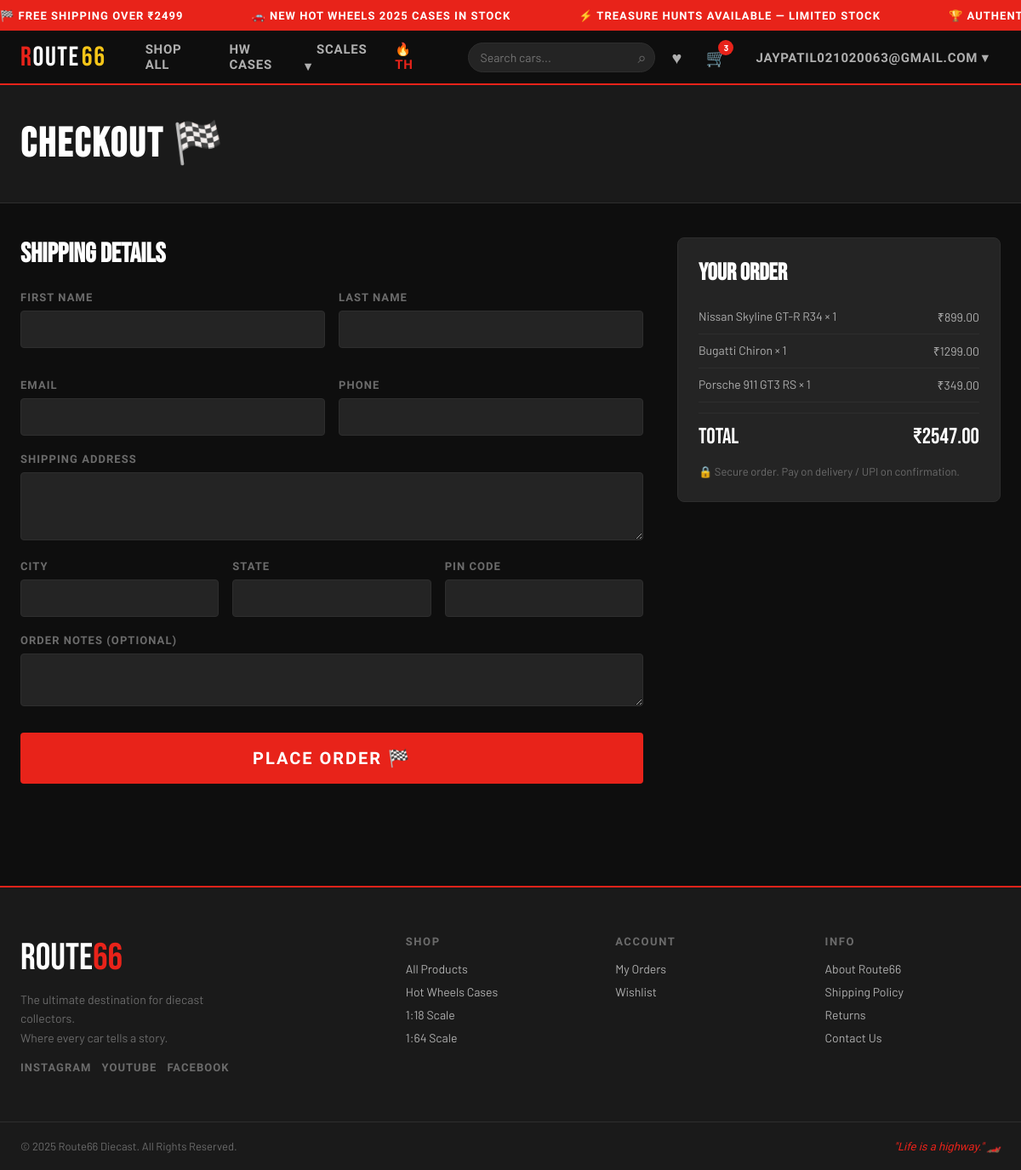
/checkout/ (signed in), run on an earlier commit of the app's database.
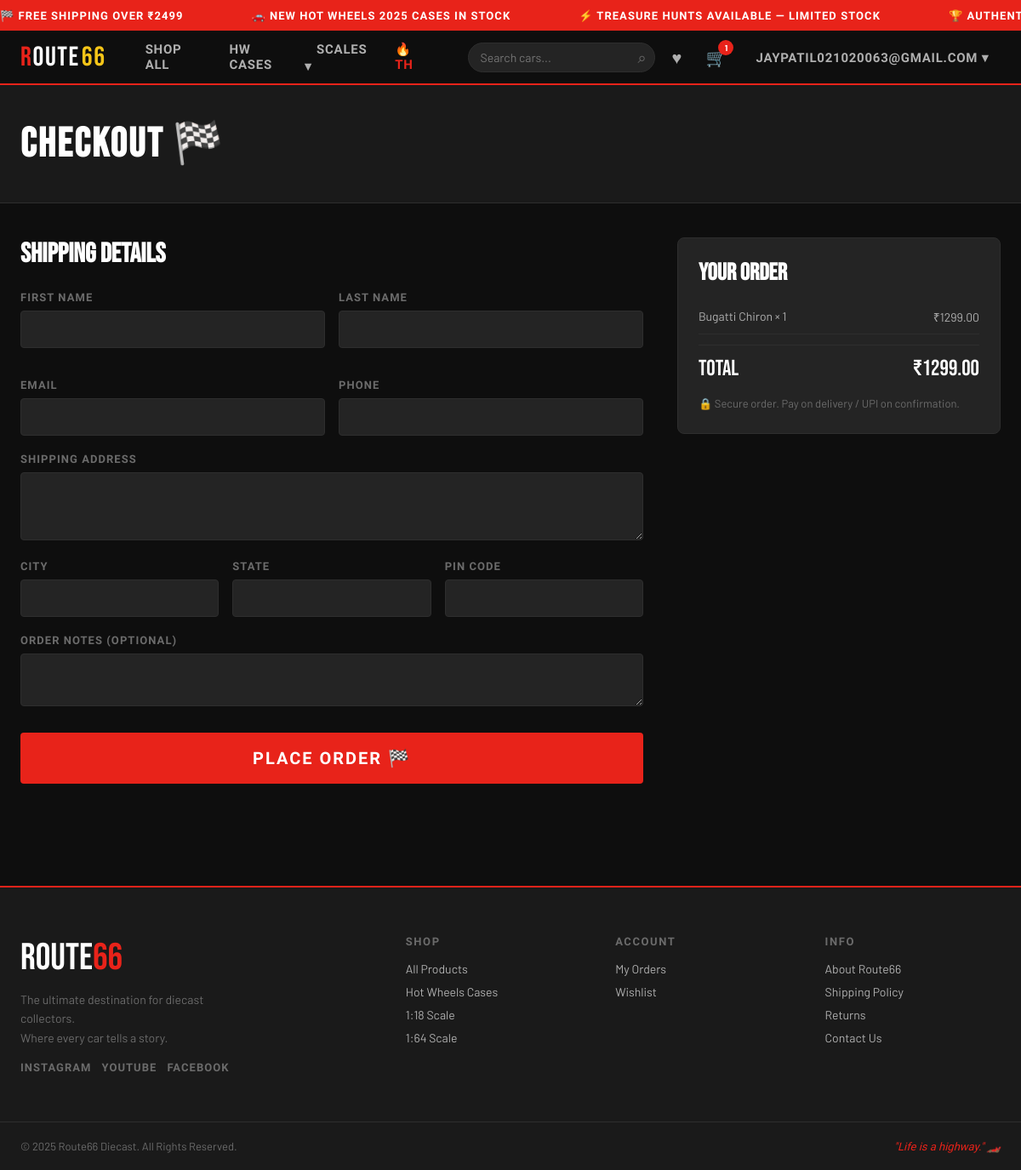
And on a later commit of the database.
### Route66Store/models.py (models this page shows, shortened)
class CartItem(models.Model):
    cart = models.ForeignKey(Cart, on_delete=models.CASCADE)
    product = models.ForeignKey(Product, on_delete=models.CASCADE, null=True, blank=True)
    case = models.ForeignKey(HotWheelsCase, on_delete=models.CASCADE, null=True, blank=True)
    quantity = models.IntegerField(default=1)
    @property
    def subtotal(self):
        item = self.product or self.case
        price = item.display_price if hasattr(item, 'display_price') else item.price
        return price * self.quantity

class Product(models.Model):
    SCALE_CHOICES = [
        ('1:18', '1:18'),
        ('1:24', '1:24'),
        ('1:43', '1:43'),
        ('1:64', '1:64'),
        ('N/A', 'N/A'),
    ]
    name = models.CharField(max_length=200)
    slug = models.SlugField(unique=True)
    brand = models.ForeignKey(Brand, on_delete=models.SET_NULL, null=True, blank=True)
    category = models.ForeignKey(Category, on_delete=models.SET_NULL, null=True, blank=True, related_name='products')
    description = models.TextField()
    price = models.DecimalField(max_digits=10, decimal_places=2)
    sale_price = models.DecimalField(max_digits=10, decimal_places=2, null=True, blank=True)
    scale = models.CharField(max_length=10, choices=SCALE_CHOICES, default='1:64')
    car_model = models.CharField(max_length=100, blank=True, help_text="e.g. 1969 Camaro, Ford GT40")
    car_year = models.IntegerField(null=True, blank=True)
    color = models.CharField(max_length=50, blank=True)
    series = models.CharField(max_length=100, blank=True, help_text="e.g. Hot Wheels Premium, Mainline")
    is_treasure_hunt = models.BooleanField(default=False)
    is_super_treasure_hunt = models.BooleanField(default=False)
    is_featured = models.BooleanField(default=False)
    is_new_arrival = models.BooleanField(default=False)
    stock = models.IntegerField(default=0)
    image = models.ImageField(upload_to='products/', blank=True, null=True)
    image2 = models.ImageField(upload_to='products/', blank=True, null=True)
    image3 = models.ImageField(upload_to='products/', blank=True, null=True)
    created_at = models.DateTimeField(auto_now_add=True)
    updated_at = models.DateTimeField(auto_now=True)
    class Meta:
        ordering = ['-created_at']
    @property
    def display_price(self):
        return self.sale_price if self.sale_price else self.price

class Cart(models.Model):
    user = models.OneToOneField(User, on_delete=models.CASCADE, related_name='cart')
    created_at = models.DateTimeField(auto_now_add=True)
    @property
    def total(self):
        return sum(item.subtotal for item in self.cartitem_set.all())
    @property
    def item_count(self):
        return sum(item.quantity for item in self.cartitem_set.all())

### Route66Store/views.py (the view)
# urls.py: path('checkout/', views.checkout, name='checkout'),
@login_required
def checkout(request):
    cart, _ = Cart.objects.get_or_create(user=request.user)
    items = cart.cartitem_set.all()
    if not items:
        messages.warning(request, 'Your cart is empty.')
        return redirect('store:cart')
    if request.method == 'POST':
        form = CheckoutForm(request.POST)
        if form.is_valid():
            order = Order.objects.create(
                user=request.user,
                shipping_address=form.cleaned_data['shipping_address'],
                notes=form.cleaned_data.get('notes', ''),
            )
            for ci in items:
                OrderItem.objects.create(
                    order=order,
                    product=ci.product,
                    case=ci.case,
                    quantity=ci.quantity,
                    price=ci.unit_price,
                )
            order.calculate_total()
            items.delete()
            messages.success(request, f'Order #{order.id} placed successfully! 🏁')
            return redirect('store:order_detail', order_id=order.id)
    else:
        form = CheckoutForm()
    return render(request, 'store/checkout.html', {'cart': cart, 'items': items, 'form': form})

### Route66Store/forms.py
class CheckoutForm(forms.Form):
    first_name = forms.CharField(max_length=50)
    last_name = forms.CharField(max_length=50)
    email = forms.EmailField()
    phone = forms.CharField(max_length=20)
    shipping_address = forms.CharField(widget=forms.Textarea(attrs={'rows': 3}))
    city = forms.CharField(max_length=100)
    state = forms.CharField(max_length=100)
    zip_code = forms.CharField(max_length=20)
    country = forms.CharField(max_length=100, initial='India')
    notes = forms.CharField(widget=forms.Textarea(attrs={'rows': 2}), required=False)

### Route66Store/context_processors.py (called while the page is built)
def cart_count(request):
    count = 0
    if request.user.is_authenticated:
        try:
            cart = Cart.objects.get(user=request.user)
            count = cart.item_count
        except Cart.DoesNotExist:
            pass
    return {'cart_count': count}

### templates/store/checkout.html (shortened to what this page needs)
{% extends 'store/base.html' %}
{% block content %}
<div class="page-header">
    <div class="container">
        <h1>Checkout 🏁</h1>
    </div>
</div>
<div class="container checkout-layout">
    <div class="checkout-form-wrap">
        <h2>Shipping Details</h2>
        <form method="post">
            <div class="form-grid-2">
                <div class="form-group">
                    <label>First Name</label>
                    {{ form.first_name }}
                </div>
                <div class="form-group">
                    <label>Last Name</label>
                    {{ form.last_name }}
                </div>
                <div class="form-group">
                    <label>Email</label>
                    {{ form.email }}
                </div>
                <div class="form-group">
                    <label>Phone</label>
                    {{ form.phone }}
                </div>
            </div>
            <div class="form-group">
                <label>Shipping Address</label>
                {{ form.shipping_address }}
            </div>
            <div class="form-grid-3">
                <div class="form-group">
                    <label>City</label>
                    {{ form.city }}
                </div>
                <div class="form-group">
                    <label>State</label>
                    {{ form.state }}
                </div>
                <div class="form-group">
                    <label>PIN Code</label>
                    {{ form.zip_code }}
                </div>
            </div>
            <div class="form-group">
                <label>Order Notes (optional)</label>
                {{ form.notes }}
            </div>
            <button type="submit" class="btn-place-order">Place Order 🏁</button>
        </form>
    </div>
    <div class="checkout-summary">
        <h3>Your Order</h3>
        {% for item in items %}
        <div class="checkout-item">
            <span>{% if item.product %}{{ item.product.name }}{% else %}{{ item.case.name }}{% endif %} × {{ item.quantity }}</span>
            <span>₹{{ item.subtotal }}</span>
        </div>
        {% endfor %}
        <div class="checkout-divider"></div>
        <div class="checkout-total">
            <span>Total</span>
            <span>₹{{ cart.total }}</span>
        </div>
        <div class="checkout-note">🔒 Secure order. Pay on delivery / UPI on confirmation.</div>
    </div>
</div>
{% endblock %}

### templates/store/base.html (shortened to what this page needs)
{% load static %}
<!DOCTYPE html>
<html lang="en">
<head>
    <link rel="stylesheet" href="{% static 'css/style.css' %}">
</head>
<body>
<div class="ticker-bar">
    <div class="ticker-inner">
        <span>🏁 FREE SHIPPING OVER ₹2499</span>
        <span>🚗 NEW HOT WHEELS 2025 CASES IN STOCK</span>
        <span>⚡ TREASURE HUNTS AVAILABLE — LIMITED STOCK</span>
        <span>🏆 AUTHENTIC DIECAST — ALL SCALES</span>
    </div>
</div>
<nav class="navbar">
    <div class="nav-container">
        <a href="{% url 'store:home' %}" class="brand-logo">
            <span class="logo-r">R</span><span class="logo-oute">OUTE</span><span class="logo-66">66</span>
        </a>
        <div class="nav-links">
            <a href="{% url 'store:product_list' %}" class="nav-link">Shop All</a>
            <a href="{% url 'store:cases_list' %}" class="nav-link">HW Cases</a>
            <div class="nav-dropdown">
                <a href="#" class="nav-link">Scales ▾</a>
            </div>
            <a href="{% url 'store:product_list' %}?is_treasure_hunt=1" class="nav-link nav-hot">🔥 TH</a>
        </div>
        <div class="nav-actions">
            <form action="{% url 'store:search' %}" method="get" class="search-form">
                <input type="text" name="q" placeholder="Search cars..." class="search-input">
                <button type="submit" class="search-btn">⌕</button>
            </form>
            {% if user.is_authenticated %}
                <a href="{% url 'store:wishlist' %}" class="nav-icon-btn" title="Wishlist">♥</a>
                <a href="{% url 'store:cart' %}" class="nav-icon-btn cart-btn" title="Cart">
                    🛒 {% if cart_count %}<span class="cart-badge">{{ cart_count }}</span>{% endif %}
                </a>
                <div class="nav-dropdown">
                    <a href="#" class="nav-link">{{ user.username }} ▾</a>
                </div>
            {% else %}
                <a href="{% url 'store:login' %}" class="btn-outline-sm">Login</a>
                <a href="{% url 'store:signup' %}" class="btn-primary-sm">Sign Up</a>
            {% endif %}
        </div>
    </div>
</nav>
<main>
    {% block content %}{% endblock %}
</main>
<footer class="footer">
    <div class="footer-top">
        <div class="footer-brand">
            <div class="footer-logo">ROUTE<span>66</span></div>
            <p>The ultimate destination for diecast collectors.<br>Where every car tells a story.</p>
            <div class="social-links">
                <a href="#">Instagram</a>
                <a href="#">YouTube</a>
                <a href="#">Facebook</a>
            </div>
        </div>
        <div class="footer-links">
            <h4>Shop</h4>
            <a href="{% url 'store:product_list' %}">All Products</a>
            <a href="{% url 'store:cases_list' %}">Hot Wheels Cases</a>
            <a href="{% url 'store:product_list' %}?scale=1:18">1:18 Scale</a>
            <a href="{% url 'store:product_list' %}?scale=1:64">1:64 Scale</a>
        </div>
        <div class="footer-links">
            <h4>Account</h4>
            {% if user.is_authenticated %}
                <a href="{% url 'store:order_list' %}">My Orders</a>
                <a href="{% url 'store:wishlist' %}">Wishlist</a>
            {% else %}
                <a href="{% url 'store:login' %}">Login</a>
                <a href="{% url 'store:signup' %}">Sign Up</a>
            {% endif %}
        </div>
        <div class="footer-links">
            <h4>Info</h4>
            <a href="#">About Route66</a>
            <a href="#">Shipping Policy</a>
            <a href="#">Returns</a>
            <a href="#">Contact Us</a>
        </div>
    </div>
    <div class="footer-bottom">
        <span>© 2025 Route66 Diecast. All Rights Reserved.</span>
        <span class="footer-tagline">"Life is a highway." 🏎️</span>
    </div>
</footer>
</body>
</html>

What changed in the data, as far as the page shows it:
removed CartItem: product.name "Nissan Skyline GT-R R34", quantity "1", subtotal "899.00"
removed CartItem: product.name "Porsche 911 GT3 RS", quantity "1", subtotal "349.00"
computed for Cart: total "2547.00" → "1299.00"
Also different on the page:
{{ cart_count }}: "3" → "1"
